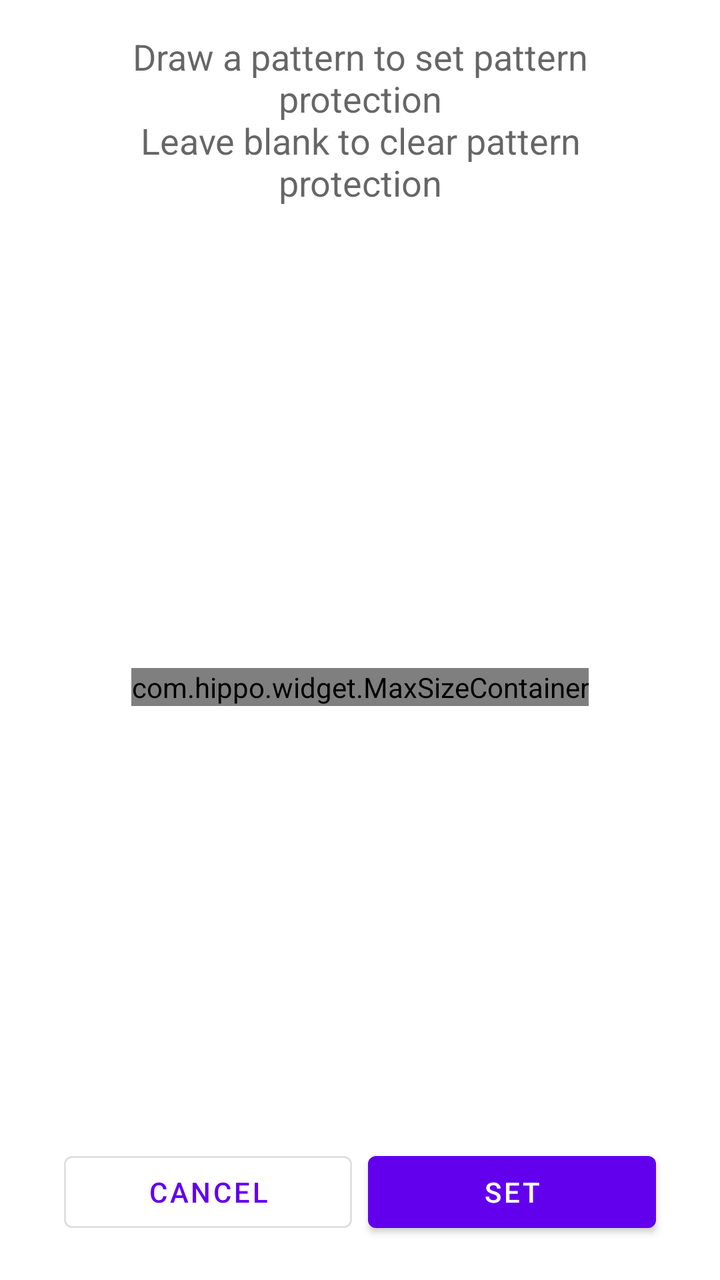
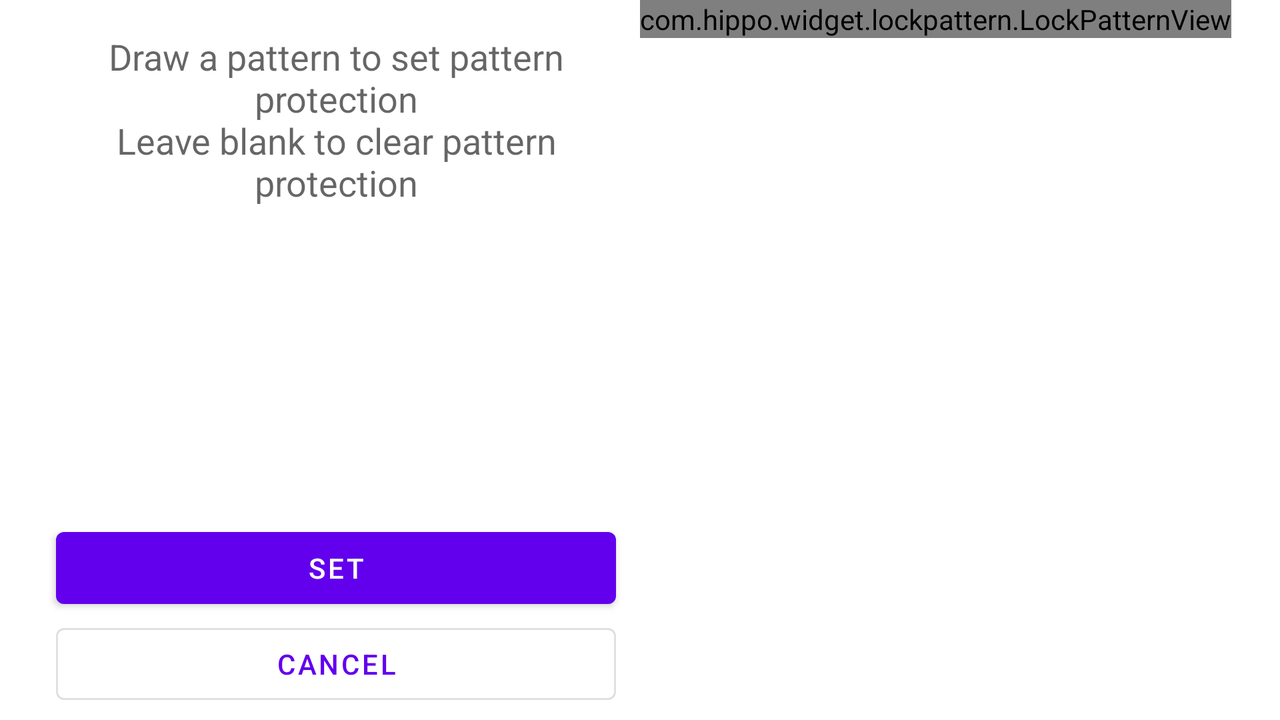

An Android layout and its configuration variant, each rendered on a device that would load it. The default file and the variant file are quoted in full after the pictures.
<!-- AndroidManifest.xml: application theme AppTheme -->
<!-- res/layout/activity_set_security.xml -->
<?xml version="1.0" encoding="utf-8"?>
<LinearLayout xmlns:android="http://schemas.android.com/apk/res/android"
    xmlns:app="http://schemas.android.com/apk/res-auto"
    android:layout_width="match_parent"
    android:layout_height="match_parent"
    android:orientation="vertical"
    android:paddingHorizontal="@dimen/keyline_margin"
    app:fitsSystemWindowsInsets="bottom">

    <TextView
        android:layout_width="match_parent"
        android:layout_height="wrap_content"
        android:gravity="center"
        android:padding="@dimen/keyline_margin"
        android:text="@string/set_pattern_protection_tip"
        android:textAppearance="@style/TextAppearance.AppCompat.Medium" />

    <FrameLayout
        android:layout_width="match_parent"
        android:layout_height="0dp"
        android:layout_weight="1">

        <com.hippo.widget.MaxSizeContainer
            android:layout_width="wrap_content"
            android:layout_height="wrap_content"
            android:layout_gravity="center"
            android:layout_margin="32dp"
            app:maxHeight="320dp"
            app:maxWidth="320dp">

            <com.hippo.widget.lockpattern.LockPatternView
                android:id="@+id/pattern_view"
                android:layout_width="wrap_content"
                android:layout_height="wrap_content" />

        </com.hippo.widget.MaxSizeContainer>
    </FrameLayout>

    <androidx.appcompat.widget.AppCompatCheckBox
        android:id="@+id/fingerprint_checkbox"
        android:layout_width="wrap_content"
        android:layout_height="wrap_content"
        android:layout_gravity="center_horizontal"
        android:layout_marginBottom="20dp"
        android:text="@string/enable_biometric"
        android:visibility="gone" />

    <LinearLayout
        android:id="@+id/buttonPanel"
        style="?attr/buttonBarStyle"
        android:layout_width="match_parent"
        android:layout_height="wrap_content"
        android:clipToPadding="false"
        android:gravity="bottom"
        android:orientation="horizontal"
        android:paddingLeft="12dp"
        android:paddingTop="4dp"
        android:paddingRight="12dp"
        android:paddingBottom="20dp">

        <Button
            android:id="@+id/cancel"
            style="@style/Widget.MaterialComponents.Button.OutlinedButton"
            android:layout_width="match_parent"
            android:layout_height="wrap_content"
            android:layout_marginHorizontal="4dp"
            android:layout_weight="1"
            android:text="@android:string/cancel" />

        <Button
            android:id="@+id/set"
            style="@style/Widget.MaterialComponents.Button"
            android:layout_width="match_parent"
            android:layout_height="wrap_content"
            android:layout_marginHorizontal="4dp"
            android:layout_weight="1"
            android:text="@string/set" />

    </LinearLayout>
</LinearLayout>
<!-- resources referenced by this layout -->
<resources>
  <dimen name="keyline_margin">16dp</dimen>
  <string name="enable_biometric">Also allow biometric unlock</string>
  <string name="set">Set</string>
  <string name="set_pattern_protection_tip">Draw a pattern to set pattern protection\nLeave blank to clear pattern protection</string>
</resources>
<!-- res/layout-land/activity_set_security.xml (the repository's variant of the layout above) -->
<!-- drawn on the phone turned sideways -->
<?xml version="1.0" encoding="utf-8"?>
<LinearLayout xmlns:android="http://schemas.android.com/apk/res/android"
    xmlns:app="http://schemas.android.com/apk/res-auto"
    android:layout_width="match_parent"
    android:layout_height="match_parent"
    android:baselineAligned="true"
    android:orientation="horizontal"
    android:paddingHorizontal="@dimen/keyline_margin"
    app:fitsSystemWindowsInsets="bottom">

    <FrameLayout
        android:layout_width="0dp"
        android:layout_height="match_parent"
        android:layout_weight="1">

        <TextView
            android:layout_width="match_parent"
            android:layout_height="wrap_content"
            android:layout_gravity="center_horizontal|top"
            android:gravity="center"
            android:padding="@dimen/keyline_margin"
            android:text="@string/set_pattern_protection_tip"
            android:textAppearance="@style/TextAppearance.AppCompat.Medium" />

        <androidx.appcompat.widget.AppCompatCheckBox
            android:id="@+id/fingerprint_checkbox"
            android:layout_width="wrap_content"
            android:layout_height="wrap_content"
            android:layout_gravity="center"
            android:layout_marginBottom="20dp"
            android:text="@string/enable_biometric"
            android:visibility="gone" />

        <LinearLayout
            android:id="@+id/buttonPanel"
            style="?attr/buttonBarStyle"
            android:layout_width="match_parent"
            android:layout_height="wrap_content"
            android:layout_gravity="bottom"
            android:clipToPadding="false"
            android:orientation="vertical"
            android:paddingHorizontal="12dp"
            android:paddingVertical="4dp">

            <Button
                android:id="@+id/set"
                style="@style/Widget.MaterialComponents.Button"
                android:layout_width="match_parent"
                android:layout_height="wrap_content"
                android:layout_weight="1"
                android:text="@string/set" />

            <Button
                android:id="@+id/cancel"
                style="@style/Widget.MaterialComponents.Button.OutlinedButton"
                android:layout_width="match_parent"
                android:layout_height="wrap_content"
                android:layout_weight="1"
                android:text="@android:string/cancel" />

        </LinearLayout>
    </FrameLayout>

    <FrameLayout
        android:layout_width="0dp"
        android:layout_height="match_parent"
        android:layout_weight="1">

        <com.hippo.widget.lockpattern.LockPatternView
            android:id="@+id/pattern_view"
            android:layout_width="wrap_content"
            android:layout_height="wrap_content" />

    </FrameLayout>
</LinearLayout>
